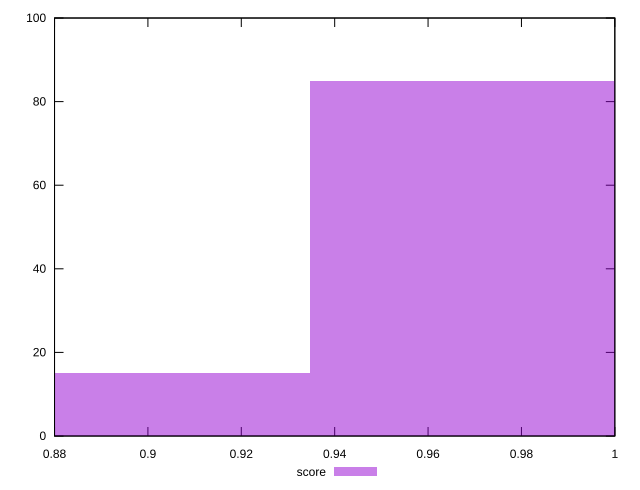

This figure's gnuplot source:
reset

$score <<EOF
0.885526088055364 15
0.9839178756170712 85
EOF

set key outside below
set boxwidth 0.09839178756170712
set xrange [0.88:1]
set yrange [0:100]
set trange [0:100]
set style fill transparent solid 0.5 noborder
set terminal svg size 640, 490 enhanced background rgb 'white'
set output "report_00017_2021-02-10T15-08-03.406Z/unminified-css/samples/pages+cached/score/histogram.svg"

plot $score title "score" with boxes

reset
